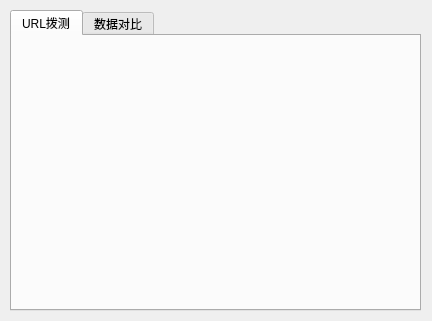
<?xml version="1.0" encoding="UTF-8"?>
<ui version="4.0">
 <class>Dialog</class>
 <widget class="QDialog" name="Dialog">
  <property name="geometry">
   <rect>
    <x>0</x>
    <y>0</y>
    <width>432</width>
    <height>321</height>
   </rect>
  </property>
  <property name="font">
   <font>
    <family>Segoe UI</family>
    <pointsize>9</pointsize>
   </font>
  </property>
  <property name="windowTitle">
   <string>CATR综合拨测工具</string>
  </property>
  <property name="locale">
   <locale language="Chinese" country="China"/>
  </property>
  <widget class="QTabWidget" name="tabWidget">
   <property name="geometry">
    <rect>
     <x>10</x>
     <y>10</y>
     <width>411</width>
     <height>301</height>
    </rect>
   </property>
   <property name="currentIndex">
    <number>0</number>
   </property>
   <property name="documentMode">
    <bool>false</bool>
   </property>
   <property name="tabsClosable">
    <bool>false</bool>
   </property>
   <widget class="QWidget" name="tab_surf">
    <attribute name="title">
     <string>URL拨测</string>
    </attribute>
   </widget>
   <widget class="QWidget" name="tab_compare">
    <attribute name="title">
     <string>数据对比</string>
    </attribute>
   </widget>
  </widget>
 </widget>
 <resources/>
 <connections/>
</ui>
